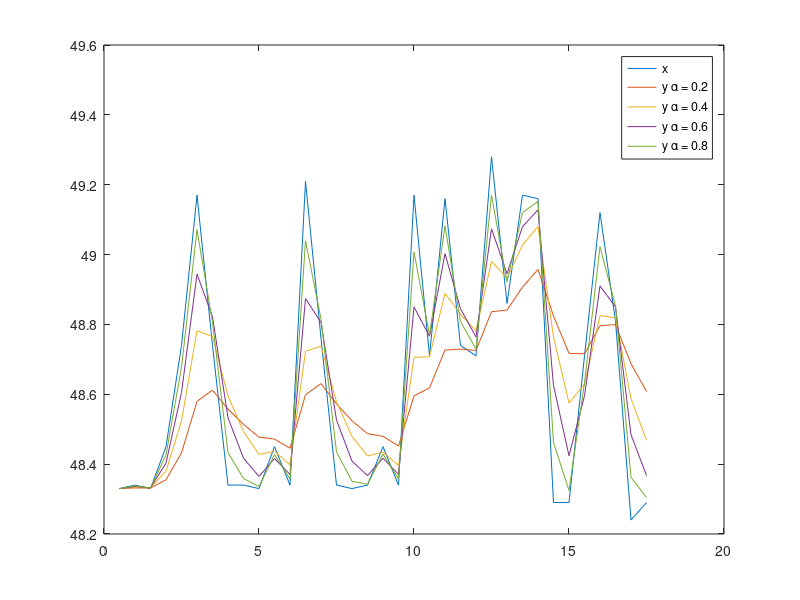
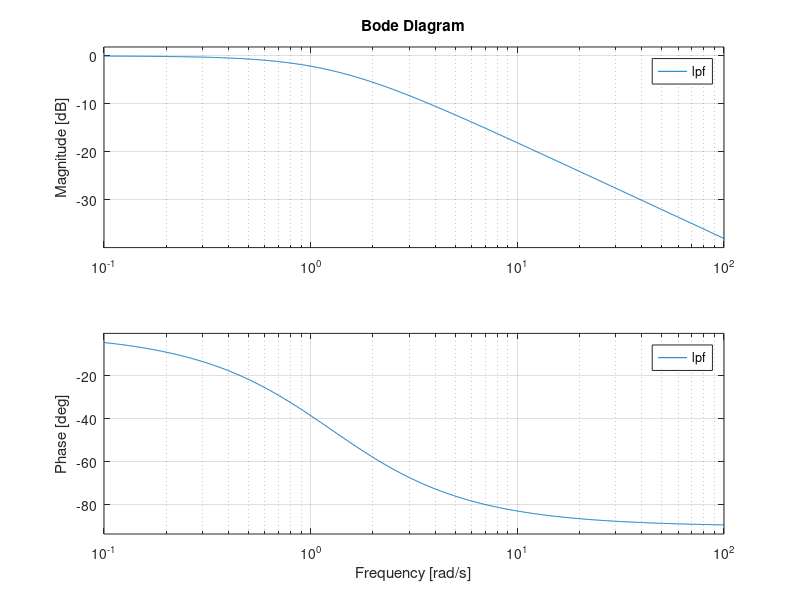
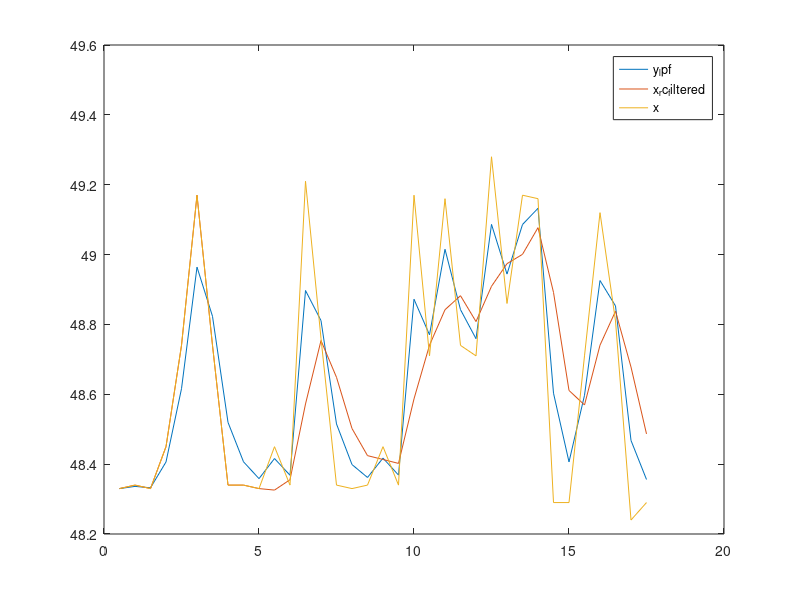
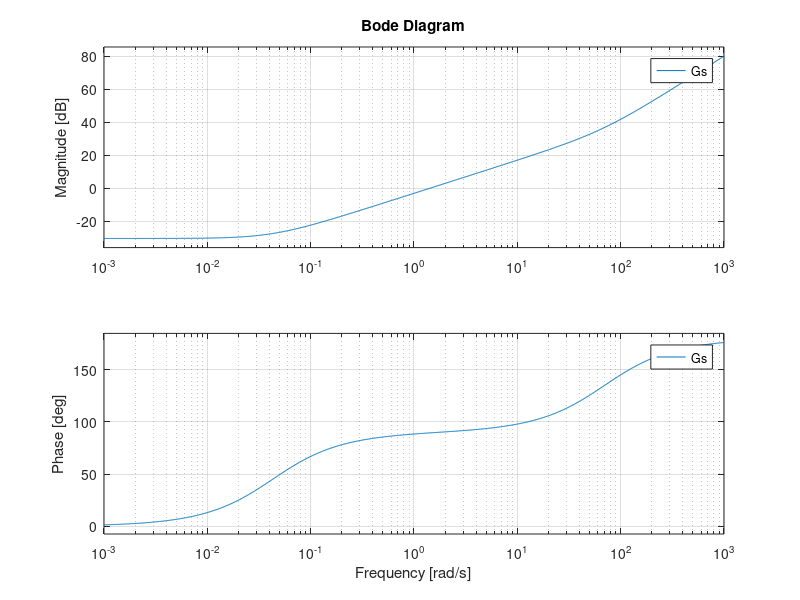

Write the MATLAB code that produced these figures, in order. (Note: this script raises an error after producing the figures.)
%数字滤波器示例
%

clear;close all;clc;
%超声波传感器采集到的距离数据
%采样周期500ms 单位cm
x=[48.33	48.34	48.33	48.45	48.74	49.17	48.74	48.34	48.34	48.33	48.45	48.34	49.21	48.76	48.34	48.33	48.34	48.45	48.34	49.17	48.71	49.16	48.74	48.71	49.28	48.86	49.17	49.16	48.29	48.29	48.71	49.12	48.81	48.24	48.29];

function y=rc_filter(alpha,x)
  y=x;
  for i=2:length(x)
    y(i)=alpha*x(i)+(1-alpha)*y(i-1);
  endfor
endfunction

%alpha=0.3;
y_2=rc_filter(0.2,x);
y_4=rc_filter(0.4,x);
y_6=rc_filter(0.6,x);
y_8=rc_filter(0.8,x);


%采样周期500ms
sample_period=0.5;
t=sample_period*[1:length(x)];

figure
plot(t,x,t,y_2,t,y_4,t,y_6,t,y_8);
legend('x','y \alpha = 0.2','y \alpha = 0.4','y \alpha = 0.6','y \alpha = 0.8');


%计算一阶滤波器Bode图
figure
f_cut=0.2;%截止频率
RC=1/2/pi/f_cut;
pkg load control
lpf = tf(1,[RC 1]);
bode(lpf);


lpf(x-mean(x))
alpha=2*pi*sample_period*f_cut;
x_rc_filtered=lsim(lpf,x,t);
x_rc_filtered(1:10)=x(1:10);
y_lpf=rc_filter(alpha,x);

figure
plot(t,y_lpf,t,x_rc_filtered,t,x)
legend('y_lpf','x_rc_filtered','x')

%根据传函作bode图
pkg load control
kp=0.7;
ki=0.03;
kd=0.01;
figure
Gs=tf([kd kp ki],[1]);
bode(Gs);


20*log10(sqrt(1/2))

pkg load symbolic
syms s;
Lf=1/(s+1);
f=ilaplace(Lf);
figure
subplot(121);ezplot(Lf);
subplot(122);ezplot(f);